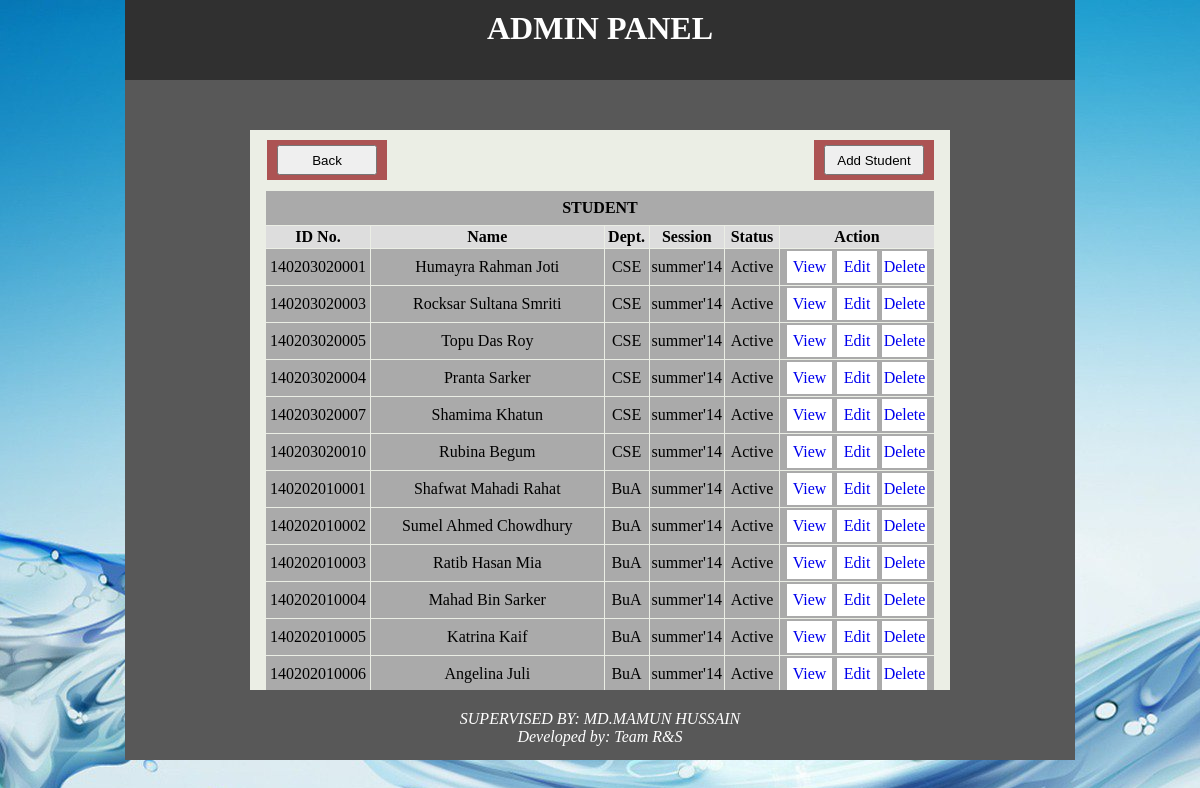
The page /admin/student.php on the database its author committed.
### tables this page shows
CREATE TABLE IF NOT EXISTS `students` (
`std_id` int(11) NOT NULL,
  `std_reg` varchar(20) NOT NULL,
  `std_name` varchar(255) NOT NULL,
  `ssn_id` int(11) DEFAULT NULL,
  `sl_no` int(11) DEFAULT NULL,
  `status` enum('Active','Inactive') NOT NULL
);

CREATE TABLE IF NOT EXISTS `department` (
`sl_no` int(11) NOT NULL,
  `dept_code` varchar(6) NOT NULL,
  `dept_name` varchar(256) NOT NULL,
  `short_name` varchar(10) NOT NULL,
  `status` enum('Active','Inactive') NOT NULL
);

CREATE TABLE IF NOT EXISTS `session` (
`ssn_id` int(11) NOT NULL,
  `year` varchar(256) NOT NULL,
  `semester` varchar(256) NOT NULL,
  `status` enum('Active','Inactive') NOT NULL
);

### admin/student.php (the view, shortened to what this page needs)
<?php
include("../include/admin_header.php");
function get_dept($sl_no)
{
	$sql = "SELECT * FROM department WHERE sl_no = '$sl_no'";
	$dept = "N/A";
	$result=mysql_query($sql);
	while ($array=mysql_fetch_array($result))
	{
		$dept = $array['short_name'];
	}
	return $dept;
}
function get_session($ssn_id)
{
	$sql = "SELECT * FROM session WHERE ssn_id = '$ssn_id'";
	$result=mysql_query($sql);
	while ($array=mysql_fetch_array($result))
	{
		$year = $array['year'];
		$year = substr($year, 2, 2);
		$semester = $array['semester'];
	}
	return $semester . '\'' . $year;
}
?>
<div class="body">
	<div id="body-left"></div>
	<div id="body-middle" style="overflow:auto;">
		<div id="view_session" style="margin-top:0px; margin-bottom:30px;">
			<div style="height:40px; width:120px;float:left;background:#ac5353;margin-left:12px;">
				<input type="button" name="back_button" id="back_button"  value="Back" class="btn btn-info" style="height:30px; width:100px; margin-left:10px; margin-top:5px;" />
			</div>
			<div style="height:40px; width:120px;float:right;background:#ac5353;margin-right:11px;">
				<input type="button" name="add_button" id="add_button"  value="Add Student" class="btn btn-info" style="height:30px; width:100px; margin-left:10px; margin-top:5px;" />
			</div>
		</div>
		<table align="center" border='0px' cellspacing='1' cellpadding='2'  style='width:670px; margin-top:15px; auto; border:2px;text-align:center;'>
			<tr bgcolor='#aaa'>
				<th style="height:30px" colspan='6'>STUDENT</th>
			</tr>
			<tr bgcolor='#ddd'>
				<th style="width:100px;">ID No.</th>
				<th>Name</th>
				<th style="width:40px"> Dept.</th>
				<th style="width:70px">Session</th>
				<th style="width:50px">Status</th>
				<th style="width:150px">Action</th>
			</tr>
			<?php
				$sql="select * from students";
				$result=mysql_query($sql);
				while ($array=mysql_fetch_array($result))
				{
			?>
			<tr bgcolor='#aaa'>
				<td>
					<?php echo $array['std_reg'];?>
				</td>
				<td>
					<?php echo $array['std_name'];?>
				</td>
				<td>
					<?php
						echo get_dept($array['sl_no']);
					?>
				</td>
				<td>
					<?php
						echo get_session($array['ssn_id']);
					?>
				</td>
				<td>
					<?php echo $array['status'];?>
				</td>
				<td style="width=250px">
					<a href="view_student.php?id=<?php echo  $array['std_id'] ?> &action=view" style="width:45px; background: white; float:left;margin-left:5px; border-radius: 0px;">View </a>
					<a href="edit_student.php?id=<?php echo $array['std_id']?>&action=edit" style="width:40px; background: white; float:left;margin-left:5px; border-radius: 0px;">Edit </a>
					<a href="student.php?id=<?php echo $array['std_id']?>&action=delete" style="width:45px; background: white; float:left;margin-left:5px; border-radius: 0px;">Delete </a>
				</td>
			</tr>
			<?php } ?>
		</table>
	</div>
	<div id="body-right"></div>
</div>
<?php
include("../include/admin_footer.php");
?>

### admin/css/menu.css (style rules this page uses)
* { margin:0 auto; padding:0 auto; }
body { height:760px; width:960px; background:url(1.jpg); }
.body { height:560px; width:950px; background:#967656; }
a { display: block; width: 100%; line-height: 2em; text-align: center; text-decoration: none; border-radius: 5px; }
#body-left { height:560px; width:125px; background:#585858; float:left; }
#body-middle { height:560px; width:700px; background:#ebeee5; float:left; }
#body-right { height:560px; width:125px; background:#585858; text-align:center; float:left; }
#view_session { height:20px; width:690px; padding-top:10px; }

### rows shown on the page
students: std_reg "140203020001", std_name "Humayra Rahman Joti", sl_no.short_name "CSE", ssn.year "summer'14", status "Active"
students: std_reg "140203020003", std_name "Rocksar Sultana Smriti", sl_no.short_name "CSE", ssn.year "summer'14", status "Active"
students: std_reg "140203020005", std_name "Topu Das Roy", sl_no.short_name "CSE", ssn.year "summer'14", status "Active"
students: std_reg "140203020004", std_name "Pranta Sarker", sl_no.short_name "CSE", ssn.year "summer'14", status "Active", $array['std_id'] 4 (drawn)
students: std_reg "140203020007", std_name "Shamima Khatun", sl_no.short_name "CSE", ssn.year "summer'14", status "Active"
students: std_reg "140203020010", std_name "Rubina Begum", sl_no.short_name "CSE", ssn.year "summer'14", status "Active"
students: std_reg "140202010001", std_name "Shafwat Mahadi Rahat", sl_no.short_name "BuA", ssn.year "summer'14", status "Active"
students: std_reg "140202010002", std_name "Sumel Ahmed Chowdhury", sl_no.short_name "BuA", ssn.year "summer'14", status "Active"
students: std_reg "140202010003", std_name "Ratib Hasan Mia", sl_no.short_name "BuA", ssn.year "summer'14", status "Active"
students: std_reg "140202010004", std_name "Mahad Bin Sarker", sl_no.short_name "BuA", ssn.year "summer'14", status "Active"
students: std_reg "140202010005", std_name "Katrina Kaif", sl_no.short_name "BuA", ssn.year "summer'14", status "Active"
students: std_reg "140202010006", std_name "Angelina Juli", sl_no.short_name "BuA", ssn.year "summer'14", status "Active"
